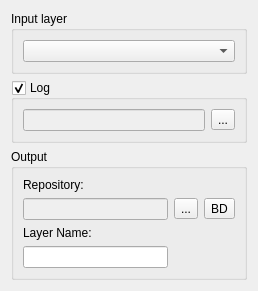
<?xml version="1.0" encoding="UTF-8"?>
<ui version="4.0">
 <class>FixGeometryWidgetForm</class>
 <widget class="QWidget" name="FixGeometryWidgetForm">
  <property name="geometry">
   <rect>
    <x>0</x>
    <y>0</y>
    <width>258</width>
    <height>258</height>
   </rect>
  </property>
  <property name="windowTitle">
   <string>Form</string>
  </property>
  <layout class="QGridLayout" name="gridLayout_2">
   <item row="0" column="0">
    <layout class="QGridLayout" name="gridLayout">
     <item row="0" column="0">
      <widget class="QGroupBox" name="m_inputGroupBox">
       <property name="title">
        <string>Input layer</string>
       </property>
       <layout class="QGridLayout" name="gridLayout_4">
        <item row="0" column="0">
         <widget class="QComboBox" name="m_layersComboBox"/>
        </item>
       </layout>
      </widget>
     </item>
     <item row="1" column="0">
      <widget class="QGroupBox" name="m_logGroupBox">
       <property name="title">
        <string>Log</string>
       </property>
       <property name="checkable">
        <bool>true</bool>
       </property>
       <layout class="QGridLayout" name="gridLayout_8">
        <item row="0" column="0">
         <widget class="QLineEdit" name="m_repositoryLineEdit_2">
          <property name="enabled">
           <bool>false</bool>
          </property>
         </widget>
        </item>
        <item row="0" column="1">
         <widget class="QToolButton" name="m_logToolButton">
          <property name="minimumSize">
           <size>
            <width>0</width>
            <height>0</height>
           </size>
          </property>
          <property name="text">
           <string>...</string>
          </property>
         </widget>
        </item>
       </layout>
      </widget>
     </item>
     <item row="2" column="0">
      <widget class="QGroupBox" name="groupBox_2">
       <property name="sizePolicy">
        <sizepolicy hsizetype="Preferred" vsizetype="Preferred">
         <horstretch>0</horstretch>
         <verstretch>0</verstretch>
        </sizepolicy>
       </property>
       <property name="title">
        <string>Output</string>
       </property>
       <layout class="QGridLayout" name="gridLayout_3">
        <item row="0" column="0">
         <widget class="QLabel" name="label_4">
          <property name="text">
           <string>Repository:</string>
          </property>
         </widget>
        </item>
        <item row="1" column="0">
         <widget class="QLineEdit" name="m_repositoryLineEdit">
          <property name="enabled">
           <bool>false</bool>
          </property>
         </widget>
        </item>
        <item row="1" column="1">
         <widget class="QToolButton" name="m_targetFileToolButton">
          <property name="minimumSize">
           <size>
            <width>0</width>
            <height>0</height>
           </size>
          </property>
          <property name="text">
           <string>...</string>
          </property>
         </widget>
        </item>
        <item row="1" column="2">
         <widget class="QToolButton" name="m_targetDatasourceToolButton">
          <property name="minimumSize">
           <size>
            <width>0</width>
            <height>0</height>
           </size>
          </property>
          <property name="text">
           <string>BD</string>
          </property>
         </widget>
        </item>
        <item row="2" column="0">
         <widget class="QLabel" name="label_3">
          <property name="text">
           <string>Layer Name:</string>
          </property>
         </widget>
        </item>
        <item row="3" column="0">
         <widget class="QLineEdit" name="m_newLayerNameLineEdit">
          <property name="readOnly">
           <bool>false</bool>
          </property>
         </widget>
        </item>
       </layout>
      </widget>
     </item>
    </layout>
   </item>
  </layout>
 </widget>
 <resources/>
 <connections/>
</ui>
